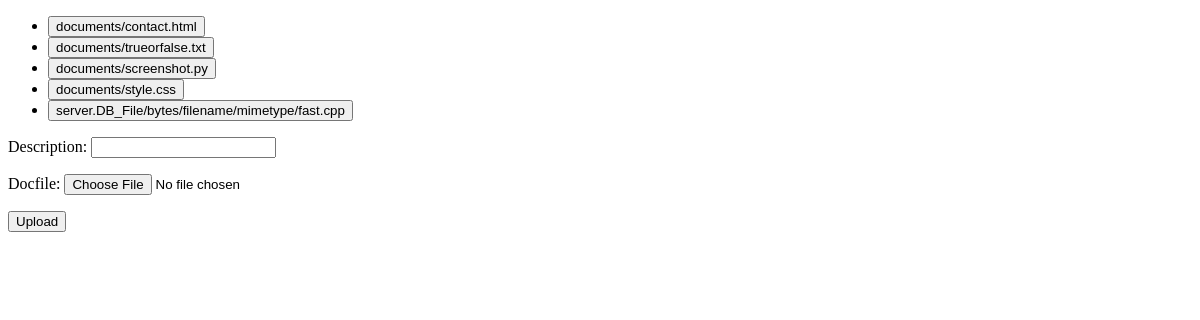
Page /server/upload on the earlier database version.
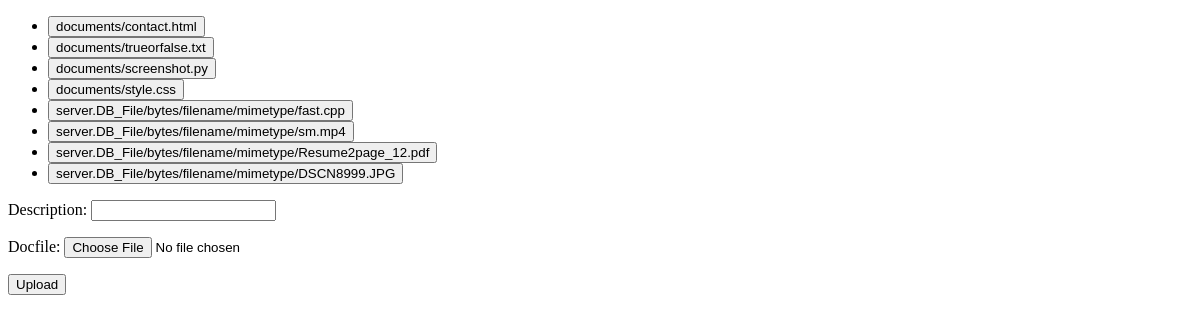
Same page on the later database version.
### server/models.py (models this page shows)
class Document(models.Model):
	description = models.CharField(max_length = 255, blank = True)
	docfile = models.FileField(upload_to='server.DB_File/bytes/filename/mimetype')

### server/views.py (the view)
# urls.py: urlpatterns = [path('upload',views.list, name='upload'),
def list(request):
    if request.method == 'POST':
        form = DocumentForm(request.POST, request.FILES)
        if form.is_valid():
            form.save()
            return redirect('upload')
    else:
        form = DocumentForm() # A empty, unbound form
    documents = Document.objects.all()
    return render(request, 'upload/upload.html',
        {'form': form,'documents' : documents})

### server/forms.py
class DocumentForm(forms.ModelForm):
    class Meta:
    	model= Document
    	fields=('description', 'docfile',)

### server/templates/upload/upload.html (shortened to what this page needs)
{% load static %}
<!DOCTYPE html>
<html>
    <head>
    </head>
    {% load static %}
    <body>
    {% if documents %}
        <ul>
        {% for document in documents %}
            <li>
<button id="myBtn{{ document.docfile.name }}">{{ document.docfile.name }}</button>
      </li>
        {% endfor %}
        </ul>
    {% else %}
        <p>No documents.</p>
    {% endif %}
        <form  method="post" enctype="multipart/form-data">
            {{form.as_p}}
            <button type = "submit">Upload</button>
        </form>
    </body>
</html>

Differences in the rows shown:
added Document: docfile.name "server.DB_File/bytes/filename/mimetype/sm.mp4"
added Document: docfile.name "server.DB_File/bytes/filename/mimetype/Resume2page_12.pdf"
added Document: docfile.name "server.DB_File/bytes/filename/mimetype/DSCN8999.JPG"
